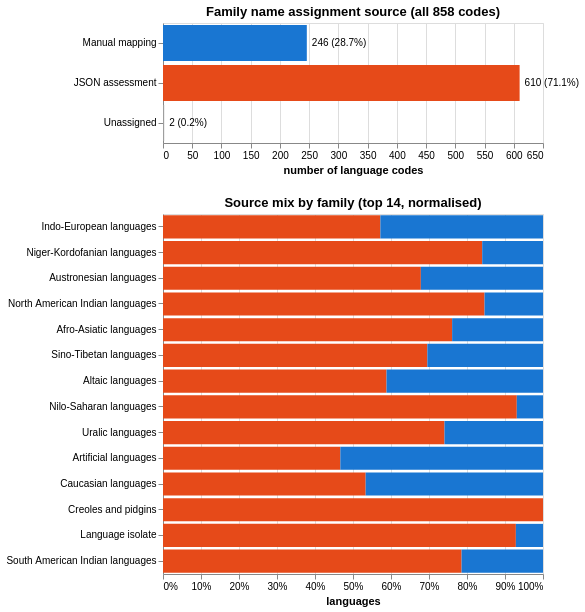

Source (notebook cell):
### Markdown cell above
## 1.8 Family Name Assignment Sources

Where did each language's `family_name` come from?

- **Manual mapping** — hardcoded in `MANUAL_LANG_TO_SET5` (covers major ISO 639-1 / Wikimedia codes; 246 codes)
- **JSON assessment** — assigned via `language_family_assignments.json` (Claude's linguistic assessment for the remaining codes not in MANUAL; 610 codes)
- **Unassigned** — no family name could be determined (2 non-language metadata rows)

Note: an "ISO 639-5 self" category (where a language code is itself a family entry) was considered but fires for only one code (`nah`), which is already caught by the manual mapping.

### Code cell
source_order = ["Manual mapping", "JSON assessment", "Unassigned"]
source_colors = {
    "Manual mapping":  "#1976d2",
    "JSON assessment": "#e64a19",
    "Unassigned":      "#9e9e9e",
}

source_counts = (
    df["family_name_source"].value_counts()
    .reindex(source_order, fill_value=0)
    .reset_index()
)
source_counts.columns = ["source", "count"]
source_counts["pct"] = (source_counts["count"] / len(df) * 100).round(1)
source_counts["label"] = source_counts["count"].astype(str) + " (" + source_counts["pct"].astype(str) + "%)"

# ── Bar: overall source breakdown ────────────────────────────────────────────
bar = alt.Chart(source_counts).mark_bar().encode(
    y=alt.Y("source:N", sort=source_order, title=None),
    x=alt.X("count:Q", title="number of language codes"),
    color=alt.Color(
        "source:N",
        sort=source_order,
        scale=alt.Scale(
            domain=list(source_colors.keys()),
            range=list(source_colors.values()),
        ),
        legend=None,
    ),
    tooltip=["source:N", "count:Q", "pct:Q"],
).properties(width=380, height=120, title="Family name assignment source (all 858 codes)")

text = bar.mark_text(align="left", dx=5, fontSize=10).encode(
    text="label:N", color=alt.value("black"))

# ── Stacked bar: source mix per top family ────────────────────────────────────
top_fams = (
    df[df["family_name"].notna() & (df["family_name"] != "")]
    ["family_name"].value_counts().nlargest(14).index.tolist()
)
fam_src = (
    df[df["family_name"].isin(top_fams)]
    .groupby(["family_name", "family_name_source"])
    .size()
    .reset_index(name="count")
)
fam_order = (
    fam_src.groupby("family_name")["count"].sum()
    .sort_values(ascending=False).index.tolist()
)

stacked = alt.Chart(fam_src).mark_bar().encode(
    y=alt.Y("family_name:N", sort=fam_order, title=None),
    x=alt.X("count:Q", title="languages", stack="normalize",
            axis=alt.Axis(format="%")),
    color=alt.Color(
        "family_name_source:N",
        sort=source_order,
        scale=alt.Scale(
            domain=list(source_colors.keys()),
            range=list(source_colors.values()),
        ),
        title="source",
    ),
    tooltip=["family_name:N", "family_name_source:N", "count:Q"],
).properties(width=380, height=360, title="Source mix by family (top 14, normalised)")

(bar + text) & stacked

### Figure 1 — Vega specification as saved in the notebook (floating-point values rounded to 4 significant figures)
{"$schema": "https://vega.github.io/schema/vega/v6.json", "data": [{"name": "source_0"}, {"name": "data_0"}, {"name": "data_1", "values": [{"count": 246, "count_end": 246.0, "count_start": 0.0, "pct": 28.7, "source": "Manual mapping"}, {"count": 610, "count_end": 610.0, "count_start": 0.0, "pct": 71.1, "source": "JSON assessment"}, {"count": 2, "count_end": 2.0, "count_start": 0.0, "pct": 0.2, "source": "Unassigned"}]}, {"name": "data_2", "values": [{"count": 246, "label": "246 (28.7%)", "pct": 28.7, "source": "Manual mapping"}, {"count": 610, "label": "610 (71.1%)", "pct": 71.1, "source": "JSON assessment"}, {"count": 2, "label": "2 (0.2%)", "pct": 0.2, "source": "Unassigned"}]}, {"name": "source_1"}, {"name": "data_3", "values": [{"count": 35, "count_end": 0.7609, "count_start": 0.0, "family_name": "Afro-Asiatic languages", "family_name_source": "JSON assessment"}, {"count": 11, "count_end": 1.0, "count_start": 0.7609, "family_name": "Afro-Asiatic languages", "family_name_source": "Manual mapping"}, {"count": 20, "count_end": 0.5882, "count_start": 0.0, "family_name": "Altaic languages", "family_name_source": "JSON assessment"}, {"count": 14, "count_end": 1.0, "count_start": 0.5882, "family_name": "Altaic languages", "family_name_source": "Manual mapping"}, {"count": 7, "count_end": 0.4667, "count_start": 0.0, "family_name": "Artificial languages", "family_name_source": "JSON assessment"}, {"count": 8, "count_end": 1.0, "count_start": 0.4667, "family_name": "Artificial languages", "family_name_source": "Manual mapping"}, {"count": 57, "count_end": 0.6786, "count_start": 0.0, "family_name": "Austronesian languages", "family_name_source": "JSON assessment"}, {"count": 27, "count_end": 1.0, "count_start": 0.6786, "family_name": "Austronesian languages", "family_name_source": "Manual mapping"}, {"count": 8, "count_end": 0.5333, "count_start": 0.0, "family_name": "Caucasian languages", "family_name_source": "JSON assessment"}, {"count": 7, "count_end": 1.0, "count_start": 0.5333, "family_name": "Caucasian languages", "family_name_source": "Manual mapping"}, {"count": 14, "count_end": 1.0, "count_start": 0.0, "family_name": "Creoles and pidgins", "family_name_source": "JSON assessment"}, {"count": 139, "count_end": 0.572, "count_start": 0.0, "family_name": "Indo-European languages", "family_name_source": "JSON assessment"}, {"count": 104, "count_end": 1.0, "count_start": 0.572, "family_name": "Indo-European languages", "family_name_source": "Manual mapping"}, {"count": 13, "count_end": 0.9286, "count_start": 0.0, "family_name": "Language isolate", "family_name_source": "JSON assessment"}, {"count": 1, "count_end": 1.0, "count_start": 0.9286, "family_name": "Language isolate", "family_name_source": "Manual mapping"}, {"count": 126, "count_end": 0.84, "count_start": 0.0, "family_name": "Niger-Kordofanian languages", "family_name_source": "JSON assessment"}, {"count": 24, "count_end": 1.0, "count_start": 0.84, "family_name": "Niger-Kordofanian languages", "family_name_source": "Manual mapping"}, {"count": 27, "count_end": 0.931, "count_start": 0.0, "family_name": "Nilo-Saharan languages", "family_name_source": "JSON assessment"}, {"count": 2, "count_end": 1.0, "count_start": 0.931, "family_name": "Nilo-Saharan languages", "family_name_source": "Manual mapping"}, {"count": 55, "count_end": 0.8462, "count_start": 0.0, "family_name": "North American Indian languages", "family_name_source": "JSON assessment"}, {"count": 10, "count_end": 1.0, "count_start": 0.8462, "family_name": "North American Indian languages", "family_name_source": "Manual mapping"}, {"count": 32, "count_end": 0.6957, "count_start": 0.0, "family_name": "Sino-Tibetan languages", "family_name_source": "JSON assessment"}, {"count": 14, "count_end": 1.0, "count_start": 0.6957, "family_name": "Sino-Tibetan languages", "family_name_source": "Manual mapping"}, {"count": 11, "count_end": 0.7857, "count_start": 0.0, "family_name": "South American Indian languages", "family_name_source": "JSON assessment"}, {"count": 3, "count_end": 1.0, "count_start": 0.7857, "family_name": "South American Indian languages", "family_name_source": "Manual mapping"}, {"count": 20, "count_end": 0.7407, "count_start": 0.0, "family_name": "Uralic languages", "family_name_source": "JSON assessment"}, {"count": 7, "count_end": 1.0, "count_start": 0.7407, "family_name": "Uralic languages", "family_name_source": "Manual mapping"}]}, {"name": "data_0_concat_0_y_domain_source_0", "values": [{"sort_field": 0.0, "source": "Manual mapping"}, {"sort_field": 1.0, "source": "JSON assessment"}, {"sort_field": 2.0, "source": "Unassigned"}]}, {"name": "source_0_concat_0_y_domain_source_1", "values": [{"sort_field": 0.0, "source": "Manual mapping"}, {"sort_field": 1.0, "source": "JSON assessment"}, {"sort_field": 2.0, "source": "Unassigned"}]}, {"name": "source_1_concat_1_y_domain_family_name", "values": [{"family_name": "Afro-Asiatic languages", "sort_field": 4.0}, {"family_name": "Altaic languages", "sort_field": 6.0}, {"family_name": "Artificial languages", "sort_field": 9.0}, {"family_name": "Austronesian languages", "sort_field": 2.0}, {"family_name": "Caucasian languages", "sort_field": 10.0}, {"family_name": "Creoles and pidgins", "sort_field": 11.0}, {"family_name": "Indo-European languages", "sort_field": 0.0}, {"family_name": "Language isolate", "sort_field": 12.0}, {"family_name": "Niger-Kordofanian languages", "sort_field": 1.0}, {"family_name": "Nilo-Saharan languages", "sort_field": 7.0}, {"family_name": "North American Indian languages", "sort_field": 3.0}, {"family_name": "Sino-Tibetan languages", "sort_field": 5.0}, {"family_name": "South American Indian languages", "sort_field": 13.0}, {"family_name": "Uralic languages", "sort_field": 8.0}]}], "signals": [{"name": "concat_0_height", "value": 120}, {"name": "concat_1_height", "value": 360}], "marks": [{"type": "group", "name": "concat_0_group", "encode": {"update": {"height": {"signal": "concat_0_height"}, "width": {"signal": "width"}}}, "marks": [{"type": "rect", "name": "concat_0_layer_0_marks", "from": {"data": "data_1"}, "encode": {"update": {"x": {"field": "count_end", "scale": "concat_0_x"}, "y": {"field": "source", "scale": "concat_0_y"}, "fill": {"field": "source", "scale": "color"}, "x2": {"field": "count_start", "scale": "concat_0_x"}, "tooltip": {"signal": "{\"source\": isValid(datum[\"source\"]) ? datum[\"source\"] : \"\"+datum[\"source\"], \"count\": format(datum[\"count\"], \"\"), \"pct\": format(datum[\"pct\"], \"\")}"}, "height": {"signal": "max(0.25, bandwidth('concat_0_y'))"}}}, "style": ["bar"]}, {"type": "text", "name": "concat_0_layer_1_marks", "from": {"data": "data_2"}, "encode": {"update": {"fontSize": {"value": 10}, "fill": {"value": "black"}, "y": {"field": "source", "scale": "concat_0_y", "band": 0.5}, "align": {"value": "left"}, "dx": {"value": 5}, "text": {"signal": "isValid(datum[\"label\"]) ? datum[\"label\"] : \"\"+datum[\"label\"]"}, "baseline": {"value": "middle"}, "tooltip": {"signal": "{\"source\": isValid(datum[\"source\"]) ? datum[\"source\"] : \"\"+datum[\"source\"], \"count\": format(datum[\"count\"], \"\"), \"pct\": format(datum[\"pct\"], \"\")}"}, "x": {"field": "count", "scale": "concat_0_x"}}}, "style": ["text"]}], "axes": [{"scale": "concat_0_x", "domain": false, "tickCount": {"signal": "ceil(width/40)"}, "grid": true, "labels": false, "zindex": 0, "maxExtent": 0, "orient": "bottom", "aria": false, "minExtent": 0, "ticks": false, "gridScale": "concat_0_y"}, {"scale": "concat_0_x", "title": "number of language codes", "grid": false, "labelOverlap": true, "zindex": 0, "orient": "bottom", "tickCount": {"signal": "ceil(width/40)"}, "labelFlush": true}, {"scale": "concat_0_y", "zindex": 0, "grid": false, "orient": "left"}], "title": {"text": "Family name assignment source (all 858 codes)", "frame": "group"}, "style": "cell"}, {"type": "group", "name": "concat_1_group", "encode": {"update": {"height": {"signal": "concat_1_height"}, "width": {"signal": "width"}}}, "marks": [{"type": "rect", "name": "concat_1_marks", "from": {"data": "data_3"}, "encode": {"update": {"x": {"field": "count_end", "scale": "concat_1_x"}, "height": {"signal": "max(0.25, bandwidth('concat_1_y'))"}, "fill": {"field": "family_name_source", "scale": "color"}, "tooltip": {"signal": "{\"family_name\": isValid(datum[\"family_name\"]) ? datum[\"family_name\"] : \"\"+datum[\"family_name\"], \"family_name_source\": isValid(datum[\"family_name_source\"]) ? datum[\"family_name_source\"] : \"\"+datum[\"family_name_source\"], \"count\": format(datum[\"count\"], \"\")}"}, "x2": {"field": "count_start", "scale": "concat_1_x"}, "y": {"field": "family_name", "scale": "concat_1_y"}}}, "style": ["bar"]}], "axes": [{"scale": "concat_1_x", "grid": true, "labels": false, "minExtent": 0, "ticks": false, "zindex": 0, "aria": false, "gridScale": "concat_1_y", "domain": false, "orient": "bottom", "tickCount": {"signal": "ceil(width/40)"}, "maxExtent": 0}, {"scale": "concat_1_x", "title": "languages", "labelOverlap": true, "orient": "bottom", "tickCount": {"signal": "ceil(width/40)"}, "grid": false, "zindex": 0, "format": ".0%", "labelFlush": true}, {"scale": "concat_1_y", "orient": "left", "grid": false, "zindex": 0}], "title": {"text": "Source mix by family (top 14, normalised)", "frame": "group"}, "style": "cell"}], "scales": [{"name": "color", "type": "ordinal", "domain": ["Manual mapping", "JSON assessment", "Unassigned"], "range": ["#1976d2", "#e64a19", "#9e9e9e"]}, {"name": "concat_0_x", "type": "linear", "domain": {"fields": [{"data": "data_1", "field": "count_start"}, {"data": "data_1", "field": "count_end"}, {"data": "data_2", "field": "count"}]}, "range": [0, {"signal": "width"}], "nice": true, "zero": true}, {"name": "concat_0_y", "type": "band", "domain": {"fields": [{"data": "data_0_concat_0_y_domain_source_0", "field": "source"}, {"data": "source_0_concat_0_y_domain_source_1", "field": "source"}], "sort": {"op": "max", "field": "sort_field"}}, "range": [0, {"signal": "concat_0_height"}], "paddingOuter": 0.05, "paddingInner": 0.1}, {"name": "concat_1_x", "type": "linear", "domain": [0, 1], "range": [0, {"signal": "width"}], "zero": true, "nice": true}, {"name": "concat_1_y", "type": "band", "domain": {"data": "source_1_concat_1_y_domain_family_name", "field": "family_name", "sort": {"op": "max", "field": "sort_field"}}, "range": [0, {"signal": "concat_1_height"}], "paddingInner": 0.1, "paddingOuter": 0.05}], "width": 380, "background": "white", "layout": {"padding": 20, "columns": 1, "bounds": "full", "align": "each"}, "padding": 5}
